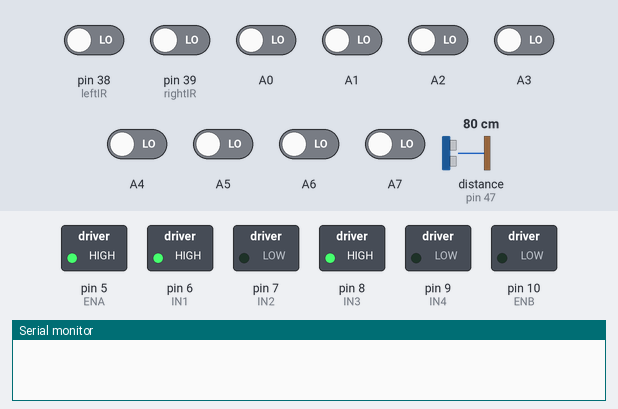
Simulated run of this sketch. Board: Arduino Mega 2560, built with avr-gcc and run on an emulated ATmega2560. Parts: switched loads named in the sketch (green lamp = pin HIGH), the last lines printed to the serial monitor. The test bench sets the inputs (shaded band); at power-on: A0–7, pin 38 (leftIR), pin 39 (rightIR) LOW, distance to the obstacle (sensor on pin 47) 80 cm. The echo pulse lasts 58.3 µs per cm; pins used as bus, display or sensor lines are not drawn.

Above: at 1.2 s.
1.3 s: pin 38 (leftIR) driven HIGH
At 2.1 s:
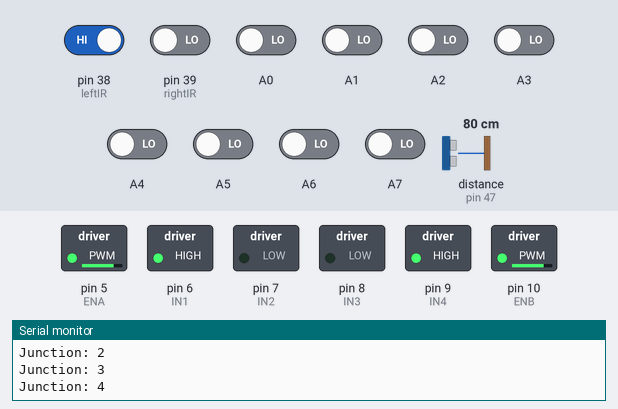
2.8 s: A1 driven HIGH
5.8 s: A2 driven HIGH
At 8.4 s:
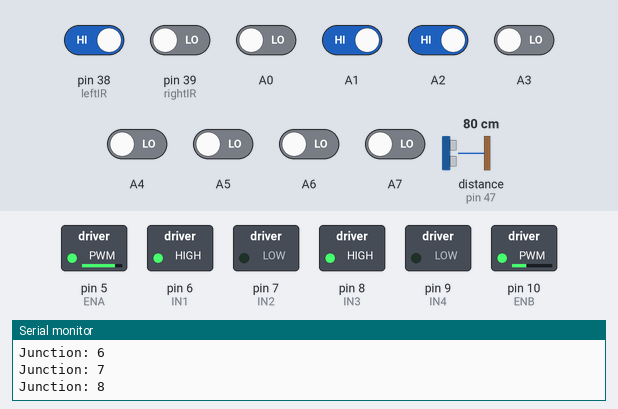
Timing chart, 0 to 9.9 s (numbered marks = the images above; inputs shaded):
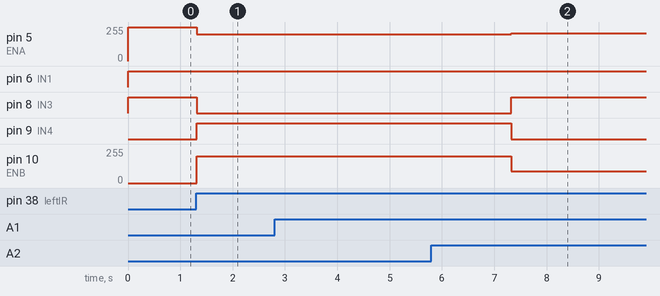

Measured:
- after the input at 1.3 s, pin 5 (ENA): 255/255 → 200/255 at once; pin 8 (IN3): HIGH → LOW at once; pin 9 (IN4): LOW → HIGH at once; pin 10 (ENB): 0/255 → 200/255 at once
- after the input at 5.8 s, pin 5 (ENA): 200/255 → 210/255 after 1.5 s; pin 10 (ENB): 200/255 → 90/255 after 1.5 s

The sketch:

PID-without-A.ino
```cpp
#include <QTRSensors.h>

// Motor pins
const int ENA = 5;
const int IN1 = 6;
const int IN2 = 7;
const int ENB = 10;
const int IN3 = 8;
const int IN4 = 9;

// IR sensor matrix reading setup
//const int irSensors[9] = { 22, 23, 24, 25, 26, 27, 28, 29, 30 };
//int matrix[3][3] = { 0 };
//const int voltagePin = 31;

// Line-following setup
QTRSensors qtr;
const uint8_t sensorCount = 8;
uint16_t sensorValues[sensorCount];

// PID constants
float Kp = 0.06, Ki = 0, Kd = 0.12;
int lastError = 0;
float integral = 0;
const int goal = 3500;

// Junction counting
const int leftIR = 38;
const int rightIR = 39;
int junctionCounter = 0;

// Matrix tracking
int row = 0, col = 0;
int nextRow = 0;
int nextCol = 0;

// Ultrasonic sensor pins
const int trigPin = 46;
const int echoPin = 47;

// Box counter
int boxesFound = 0;

// Movement pattern for the matrix
const int matrixPath[9][2] = {
  { 1, 1 }, { 1, 2 }, { 1, 3 }, { 2, 3 }, { 2, 2 }, { 2, 1 }, { 3, 1 }, { 3, 2 }, { 3, 3 }
};
int currentStep = 0;

bool detectBox();                                  // Prototype
void moveForward(int leftSpeed, int rightSpeed);   // Prototype
void stopMotors();                                 // Prototype
void moveBackward(int leftSpeed, int rightSpeed);  // Prototype
void turnRight();                                  // Prototype
void turnLeft();                                   // Prototype
void turnRightFor(int duration);                   // Prototype
void turnLeftFor(int duration);                    // Prototype

void setup() {
  Serial.begin(9600);

  qtr.setTypeRC();
  qtr.setSensorPins((const uint8_t[]){ A0, A1, A2, A3, A4, A5, A6, A7 }, sensorCount);
  //qtr.setEmitterPin(2);

  pinMode(ENA, OUTPUT);
  pinMode(ENB, OUTPUT);
  pinMode(IN1, OUTPUT);
  pinMode(IN2, OUTPUT);
  pinMode(IN3, OUTPUT);
  pinMode(IN4, OUTPUT);
  pinMode(trigPin, OUTPUT);
  pinMode(echoPin, INPUT);
}

void loop() {
  if (junctionCounter < 8) {
    followLine();
    checkJunction();
  } else {
    navigateMatrix();
  }
}

void followLine() {
  uint16_t position = qtr.readLineBlack(sensorValues);
  int error = goal - position;
  integral += error;
  int derivative = error - lastError;
  int motorSpeed = Kp * error + Ki * integral + Kd * derivative;

  int leftSpeed = constrain(150 + motorSpeed, 0, 255);
  int rightSpeed = constrain(150 - motorSpeed, 0, 255);

  moveForward(leftSpeed, rightSpeed);
  lastError = error;
}

void checkJunction() {
  static bool lastLeft = LOW, lastRight = LOW;
  bool currentLeft = digitalRead(leftIR);
  bool currentRight = digitalRead(rightIR);

  if (currentLeft == HIGH && lastLeft == HIGH) {
    junctionCounter++;
    Serial.print("Junction: ");
    Serial.println(junctionCounter);
  }

  lastLeft = currentLeft;
  lastRight = currentRight;

  if (junctionCounter == 4 || junctionCounter == 7) {
    turnRight();
    delay(1000);  // Small delay after turning
  }

  if (junctionCounter == 8) {
    row = 1;
    col = 1;
    currentStep = 0;
  }
}

void navigateMatrix() {

  int targetRow = matrixPath[currentStep][0];
  int targetCol = matrixPath[currentStep][1];

  if (row == targetRow && col == targetCol) {

    if (detectBox()) {
      boxesFound++;
      delay(5000);  // Stop for 5 seconds when box is detected
    }

    currentStep = (currentStep + 1) % 9;
    row = matrixPath[currentStep][0];
    col = matrixPath[currentStep][1];
    // Turn right when moving from (1,3) to (2,3) or (2,1) to (3,1)
    if ((row == 1 && col == 3 && nextRow == 2) || (row == 2 && col == 3 && nextCol == 2)) {
      turnLeft();
    }

    // Turn left when moving from (2,3) to (2,2) or (3,3) to exit
    if ((row == 3 && col == 1 && nextRow == 3) || (row == 2 && col == 1 && nextRow == 3)) {
      turnRight();
    }
    nextRow = matrixPath[(currentStep + 1) % 9][0];
    nextCol = matrixPath[(currentStep + 1) % 9][1];

    row = nextRow;
    col = nextCol;


    if (boxesFound >= 3) {
      Serial.println("All boxes found! Exiting matrix.");
      stopMotors();
      if (row == 1 || row == 3) {
        moveForward(150, 150);
      } else if (row == 2) {
        turnRightFor(2000);  // 180-degree turn
      }
    }
  }
}

  bool detectBox() {
    long duration;
    digitalWrite(trigPin, LOW);
    delayMicroseconds(2);
    digitalWrite(trigPin, HIGH);
    delayMicroseconds(10);
    digitalWrite(trigPin, LOW);
    duration = pulseIn(echoPin, HIGH);
    float distance = duration * 0.034 / 2;

    return (distance <= 5);  // Detect box when 5 cm or closer
  }

  void moveForward(int leftSpeed, int rightSpeed) {
    analogWrite(ENA, leftSpeed);
    analogWrite(ENB, rightSpeed);
    digitalWrite(IN1, HIGH);
    digitalWrite(IN2, LOW);
    digitalWrite(IN3, HIGH);
    digitalWrite(IN4, LOW);
  }

  void stopMotors() {
    analogWrite(ENA, 0);
    analogWrite(ENB, 0);
    digitalWrite(IN1, LOW);
    digitalWrite(IN2, LOW);
    digitalWrite(IN3, LOW);
    digitalWrite(IN4, LOW);
  }

  void moveBackward(int leftSpeed, int rightSpeed) {
    analogWrite(ENA, leftSpeed);
    analogWrite(ENB, rightSpeed);
    digitalWrite(IN1, LOW);
    digitalWrite(IN2, HIGH);
    digitalWrite(IN3, LOW);
    digitalWrite(IN4, HIGH);
  }

  void turnRight() {
    analogWrite(ENA, 200);
    analogWrite(ENB, 200);
    digitalWrite(IN1, HIGH);
    digitalWrite(IN2, LOW);
    digitalWrite(IN3, LOW);
    digitalWrite(IN4, HIGH);
    delay(2000);
  }

  void turnLeft() {
    analogWrite(ENA, 200);
    analogWrite(ENB, 200);
    digitalWrite(IN1, LOW);
    digitalWrite(IN2, HIGH);
    digitalWrite(IN3, HIGH);
    digitalWrite(IN4, LOW);
    delay(2000);
  }

  void turnRightFor(int duration) {
    turnRight();
    delay(duration);
    stopMotors();
  }

  void turnLeftFor(int duration) {
    turnLeft();
    delay(duration);
    stopMotors();
  }
```
